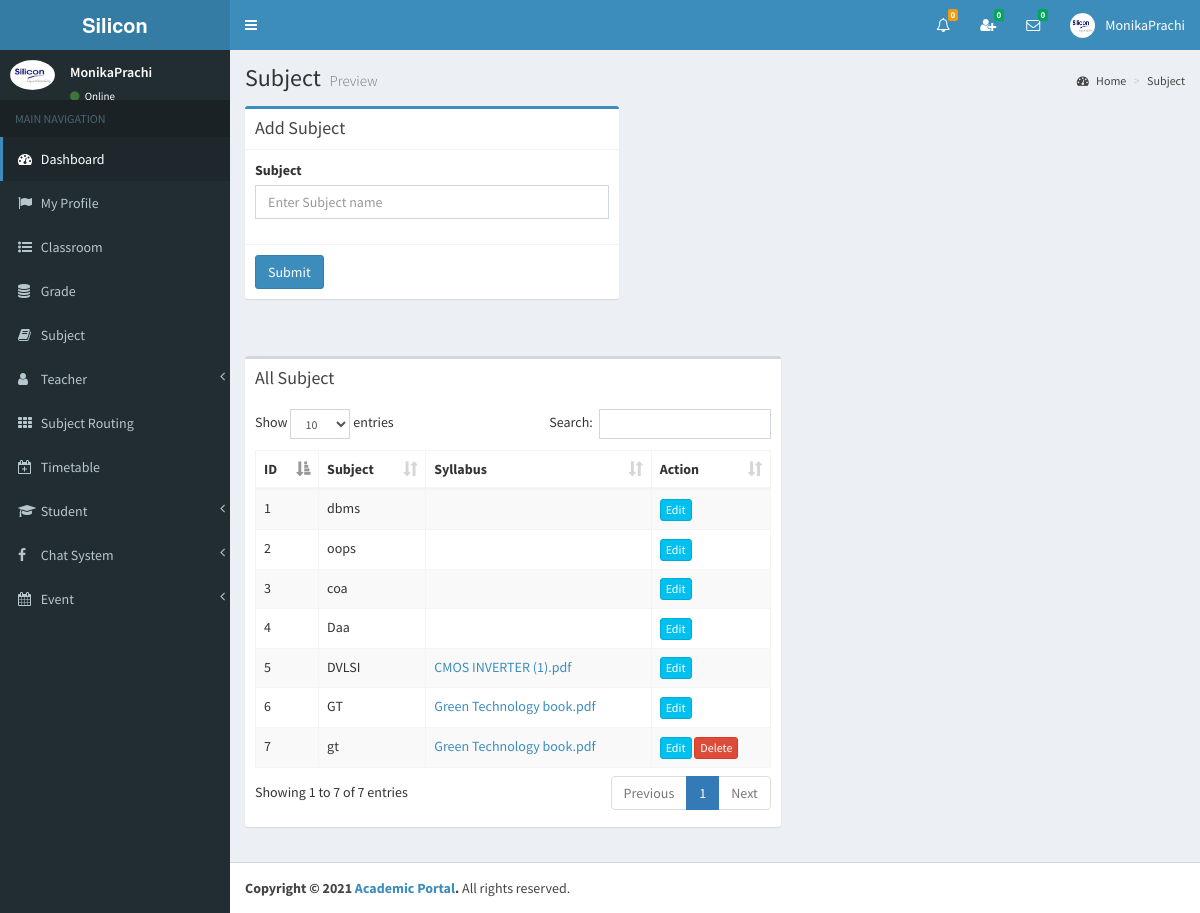
Page /std1/std1/view/subject.php (signed in) on the committed database.
### tables this page shows
CREATE TABLE `subject` (
  `id` int(11) NOT NULL,
  `name` varchar(255) NOT NULL,
  `syllabus` varchar(255) NOT NULL
);

### std1/std1/view/subject.php (the view, shortened to what this page needs)
<?php include_once('head.php'); ?>
<?php include_once('header_admin.php'); ?>
<?php include_once('sidebar.php'); ?>
<div class="content-wrapper">
	<section class="content-header">
		<h1>
            Subject
        	<small>Preview</small>
        </h1>
        <ol class="breadcrumb">
        	<li><a href="#"><i class="fa fa-dashboard"></i> Home</a></li>
            <li><a href="#">Subject</a></li>
        </ol>
	</section>
    <section class="content">
    	<div class="row">
            <div class="col-md-5">
              	<div class="box box-primary">
                	<div class="box-header with-border">
                  		<h3 class="box-title">Add Subject</h3>
                	</div>
                	<form role="form" action="../index.php" method="post">
                  		<div class="box-body">
                    		<div class="form-group" id="divSubject">
                      			<label for="">Subject</label>
                      			<input type="text" class="form-control" id="name" placeholder="Enter Subject name" name="name" autocomplete="off">
                    		</div>
                  		</div>
                  		<div class="box-footer">
							<button type="submit" class="btn btn-primary">Submit</button>
						</div>
					</form>
				</div>
			</div>
		</div>
	</section>
	<section class="content" >
		<div class="row" id="table1">
			<div class="col-md-7">
				<div class="box">
                	<div class="box-header">
						<h3 class="box-title">All Subject</h3>
                	</div>
                	<div class="box-body table-responsive">
                		<table id="example1" class="table table-bordered table-striped">
                    		<thead>
                        		<th>ID</th>
                            	<th>Subject</th>
                            	<th>Syllabus</th>
                            	<th>Action</th>
                        	</thead>
                        	<tbody>
<?php
include_once('../controller/config.php');
$sql="SELECT * FROM subject";
$result=mysqli_query($conn,$sql);
$count = 0;
$cant_remove1=0;
$cant_remove2=0;
$cant_remove3=0;
$cant_remove4=0;
$cant_remove5=0;
$cant_remove6=0;
if(mysqli_num_rows($result) > 0) {
	while($row=mysqli_fetch_assoc($result)){
		$count++;
		$id=$row['id'];
?>
								<tr>
									<td><?php echo $count; ?></td>
               <td id="td1_<?php echo $row['id']; ?>"><?php echo $row['name']; ?></td>
               <td id="td2_<?php echo $row['id']; ?>"><a href="../uploadnotes/<?php echo $row['syllabus']; ?>"><?php echo $row['syllabus']; ?></a></td>
                                	<td>
<?php
$sql1="SELECT * FROM exam_timetable WHERE subject_id='$id'";
$result1=mysqli_query($conn,$sql1);
if(mysqli_num_rows($result1) > 0){
	$cant_remove1=1;
}else{
	$cant_remove1=0;
}
$sql2="SELECT * FROM student_exam WHERE subject_id='$id'";
$result2=mysqli_query($conn,$sql2);
if(mysqli_num_rows($result2) > 0){
	$cant_remove2=1;
}else{
	$cant_remove2=0;
}
$sql3="SELECT * FROM student_payment_history WHERE subject_id='$id'";
$result3=mysqli_query($conn,$sql3);
if(mysqli_num_rows($result3) > 0){
	$cant_remove3=1;
}else{
	$cant_remove3=0;
}
$sql4="SELECT * FROM subject_routing WHERE subject_id='$id'";
$result4=mysqli_query($conn,$sql4);
if(mysqli_num_rows($result4) > 0){
	$cant_remove4=1;
}else{
	$cant_remove4=0;
}
$sql5="SELECT * FROM teacher_salary_history WHERE subject_id='$id'";
$result5=mysqli_query($conn,$sql5);
if(mysqli_num_rows($result5) > 0){
	$cant_remove5=1;
}else{
	$cant_remove5=0;
}
$sql6="SELECT * FROM timetable WHERE subject_id='$id'";
$result6=mysqli_query($conn,$sql6);
if(mysqli_num_rows($result6) > 0){
	$cant_remove6=1;
}else{
	$cant_remove6=0;
}
if($cant_remove1 > 0 || $cant_remove2 > 0 || $cant_remove3 > 0 || $cant_remove4 > 0 || $cant_remove5 > 0 || $cant_remove6 > 0 ){
	echo '<a href="#modalUpdateform" onClick="showModal(this)" class="btn btn-info btn-xs" data-id="'.$id.'" data-toggle="modal">Edit</a>';
}else{
	echo '<a href="#modalUpdateform" onClick="showModal(this)" class="btn btn-info btn-xs" data-id="'.$id.'" data-toggle="modal">Edit</a>';
	echo ' <a href="#" class="confirm-delete btn btn-danger btn-xs"  data-id="'.$id.'">Delete</a>';
}
?>
                            		</td>
                            	</tr>
<?php } } ?>
							</tbody>
						</table>
					</div>
				</div>
			</div>
    	</div>
	</section>
</div>
<?php include_once('footer.php');?>

### std1/std1/view/head.php (shortened to what this page needs)
<!DOCTYPE html>
<html>
<head>
  <link rel="stylesheet" href="../bootstrap/css/bootstrap.min.css">
  <link rel="stylesheet" href="https://cdnjs.cloudflare.com/ajax/libs/font-awesome/4.5.0/css/font-awesome.min.css">
  <link rel="stylesheet" href="https://cdnjs.cloudflare.com/ajax/libs/ionicons/2.0.1/css/ionicons.min.css">
  <link rel="stylesheet" href="../dist/css/AdminLTE.min.css">
  <link rel="stylesheet" href="../dist/css/skins/_all-skins.min.css">
  <link rel="stylesheet" href="../plugins/iCheck/flat/blue.css">
  <link rel="stylesheet" href="../plugins/colorpicker/bootstrap-colorpicker.min.css">
  <link rel="stylesheet" href="../plugins/jvectormap/jquery-jvectormap-1.2.2.css">
  <link rel="stylesheet" href="../plugins/datepicker/datepicker3.css">
  <link rel="stylesheet" href="../plugins/daterangepicker/daterangepicker-bs3.css">
  <link rel="stylesheet" href="../plugins/bootstrap-wysihtml5/bootstrap3-wysihtml5.min.css">
    <link rel="stylesheet" href="../plugins/datatables/dataTables.bootstrap.css">
</head>

### std1/std1/view/header_admin.php (shortened to what this page needs)
<body class="hold-transition skin-blue sidebar-mini" >
<div class="wrapper">
  <header class="main-header" >
    <a href="" class="logo">
      <span class="logo-lg"><strong>Silicon</strong></span>
    </a>
    <nav class="navbar navbar-static-top">
		<a href="#" class="sidebar-toggle" data-toggle="offcanvas" role="button">
       	</a>
		<div class="navbar-custom-menu">
			<ul class="nav navbar-nav">
              <li class="dropdown notifications-menu">
                <a href="#" class="dropdown-toggle" data-toggle="dropdown">
                  <i class="fa fa-bell-o"></i>
<?php
include_once('../controller/config.php');
$my_type=$_SESSION["type"];
if($my_type == 'Admin'){
	$sql1="SELECT COUNT(id) FROM main_notifications WHERE _isread='0'";
	$result1=mysqli_query($conn,$sql1);
	$row1=mysqli_fetch_assoc($result1);
	$notfi_count=$row1['COUNT(id)'];
?>
                  <span class="label label-warning"><?php echo $notfi_count; ?></span>
                </a>
              </li>
<?php }  ?>
<?php
include_once('../controller/config.php');
$my_index=$_SESSION["index_number"];
$my_type=$_SESSION["type"];
$sql="SELECT count(id)
      FROM my_friends
      WHERE my_index='$my_index' AND _status='Pending' AND _isread='0'";
$result=mysqli_query($conn,$sql);
$row=mysqli_fetch_assoc($result);
$unread_count=$row['count(id)'];
?>
              <li class="dropdown messages-menu"  id="friend_request">
              	<a href="#" class="dropdown-toggle" data-toggle="dropdown" onClick="showFriendRequest('<?php echo $my_index; ?>','<?php echo $my_type; ?>')">
                  <i class="fa fa-user-plus"></i>
                  <span class="label label-success"><?php echo $unread_count; ?></span>
                </a>
              </li>
<?php
include_once('../controller/config.php');
$my_index=$_SESSION["index_number"];
$unread_msg_count=0;
$sql="SELECT * FROM my_friends WHERE my_index='$my_index'";
$result=mysqli_query($conn,$sql);
while($row=mysqli_fetch_assoc($result)){
	$friend_index=$row['friend_index'];
	$sql1="SELECT count(id)
		  FROM online_chat
		  WHERE user_index='$friend_index' AND _isread='0'";
	$result1=mysqli_query($conn,$sql1);
	$row1=mysqli_fetch_assoc($result1);
	$unread_msg_count+=$row1['count(id)'];
}
?>
              <li class="dropdown messages-menu" id="unread_msg">
                <a href="#" class="dropdown-toggle" data-toggle="dropdown" >
                  <i class="fa fa-envelope-o"></i>
                  <span class="label label-success"><?php echo $unread_msg_count; ?></span>
                </a>
<?php
include_once('../controller/config.php');
$index=$_SESSION["index_number"];
$type=$_SESSION["type"];
$time='';
$file_path='';
	$sql="SELECT
           DISTINCT conversation_id,friend_index
           FROM
              my_friends
           WHERE
              	my_index='$index'
           ORDER BY
              conversation_id";
	$result=mysqli_query($conn,$sql);
	while($row=mysqli_fetch_assoc($result)){
		$conversation_id=$row['conversation_id'];
		$friend_index=$row['friend_index'];
		$sql3="SELECT * FROM my_friends WHERE conversation_id='$conversation_id' and friend_index='$friend_index'";
		$result3=mysqli_query($conn,$sql3);
		$row3=mysqli_fetch_assoc($result3);
		$friend_type=$row3['friend_type'];
		if($friend_type == "Admin"){
			$sql1="SELECT * FROM admin WHERE index_number='$friend_index'";
			$result1=mysqli_query($conn,$sql1);
			$row1=mysqli_fetch_assoc($result1);
			$friend_name=$row1['i_name'];
			$friend_image=$row1['image_name'];
		}
		if($friend_type == "Teacher"){
			$sql1="SELECT * FROM teacher WHERE index_number='$friend_index'";
			$result1=mysqli_query($conn,$sql1);
			$row1=mysqli_fetch_assoc($result1);
			$friend_name=$row1['i_name'];
			$friend_image=$row1['image_name'];
		}
		if($friend_type == "Student"){
			$sql1="SELECT * FROM student WHERE index_number='$friend_index'";
			$result1=mysqli_query($conn,$sql1);
			$row1=mysqli_fetch_assoc($result1);
			$friend_name=$row1['i_name'];
			$friend_image=$row1['image_name'];
		}
		$sql2="SELECT * FROM online_chat WHERE conversation_id='$conversation_id' ORDER BY id DESC LIMIT 1";
		$result2=mysqli_query($conn,$sql2);
		while($row2=mysqli_fetch_assoc($result2)){
			$last_msg=$row2['msg'];
			$msg_time=$row2['time'];
			$datetime1 = new DateTime($msg_time);
			$datetime2 = new DateTime();
			$interval = $datetime1->diff($datetime2);
			$year = $interval->format('%y y ');
			$month = $interval->format('%m m ');
			$days = $interval->format('%a d');
			$hours = $interval->format('%h h');
			$minutes = $interval->format('%i mins');
			$seconds = $interval->format('%s sec');
			if($year>0){
				$time=$year;
			}else if($month>0){
				$time=$month;
			}else if($days>0){
				$time=$days;
			}else if($hours>0){
				$time=$hours;
			}else if($minutes>0){
				$time=$minutes;
			}else{
				$time=$seconds;
			}
			if($type=="Admin"){
				$file_path="my_friends.php?do=showChatBox&my_index=$index&conversation_id=$conversation_id&friend_index=$friend_index&my_type=$type";
			}
			if($type=="Teacher"){
				$file_path="my_friends2.php?do=showChatBox&my_index=$index&conversation_id=$conversation_id&friend_index=$friend_index&my_type=$type";
			}
			if($type=="Student"){
				$file_path="my_friends1.php?do=showChatBox&my_index=$index&conversation_id=$conversation_id&friend_index=$friend_index&my_type=$type";
			}
?>
                      <li>
                        <a href="<?php echo $file_path; ?>" onClick="msgRead('<?php echo $index; ?>','<?php echo $conversation_id; ?>','<?php echo $friend_index; ?>','<?php echo $type; ?>')">
                          <div class="pull-left">
                            <img src="../<?php echo $friend_image; ?>" class="img-circle" alt="User Image">
                          </div>
                          <h4>
                            <?php echo $friend_name; ?>
                            <small><i class="fa fa-clock-o"></i> <?php echo $time; ?></small>
                          </h4>
                          <p><?php echo $last_msg; ?></p>
                        </a>
                      </li>
 <?php } } ?>
              </li>
<?php
include_once('../controller/config.php');
if($type=="Admin"){
	$sql="SELECT * FROM admin where index_number='$index'";
	$result=mysqli_query($conn,$sql);
	$row=mysqli_fetch_assoc($result);
}
?>
            	<li class="dropdown user user-menu">
                    <a href="#" class="dropdown-toggle" data-toggle="dropdown">
                      <img src="../<?php echo $row['image_name']; ?>" class="user-image" alt="User Image">
                      <span class="hidden-xs"><?php echo $row['i_name']; ?></span>
                    </a>
              </li>
            </ul>
        </div>
	</nav>
  </header>

### std1/std1/view/sidebar.php (shortened to what this page needs)
  <aside class="main-sidebar">
    <section class="sidebar">
<?php
include_once('../controller/config.php');
$index=$_SESSION["index_number"];
$sql="SELECT * FROM admin WHERE index_number='$index'";
$result=mysqli_query($conn,$sql);
$row=mysqli_fetch_assoc($result);
$name=$row['i_name'];
$image=$row['image_name'];
?>
      <div class="user-panel">
      	<div class="pull-left image">
        	<img src="../<?php echo $image; ?>" class="img-circle" alt="User Image">
        </div>
        <div class="pull-left info">
        	<p><?php echo $name; ?></p>
            <a href="#"><i class="fa fa-circle text-success"></i> Online</a>
        </div>
      </div>
      <ul class="sidebar-menu">
        <li class="header">MAIN NAVIGATION</li>
        <li class="active treeview">
          <a href="dashboard.php">
            <i class="fa fa-dashboard"></i> <span>Dashboard</span>
          </a>
        </li>
         <li>
          <a href="admin_profile.php">
            <i class="fa fa-flag"></i> <span>My Profile</span>
          </a>
        </li>
        <li>
          <a href="class_room.php">
            <i class="fa fa-list-ul"></i> <span>Classroom</span>
          </a>
        </li>
        <li>
          <a href="grade.php">
            <i class="fa fa-database"></i> <span>Grade</span>
          </a>
        </li>
        <li>
          <a href="subject.php">
            <i class="fa fa-book"></i> <span>Subject</span>
          </a>
        </li>
        <li class="treeview">
          <a href="#">
            <i class="fa fa-user" aria-hidden="true"></i>
            <span>Teacher</span>
            <span class="pull-right-container">
              <i class="fa fa-angle-left pull-right"></i>
            </span>
          </a>
        </li>
        <li>
          <a href="subject_routing.php">
            <i class="fa fa-th"></i> <span>Subject Routing</span>
          </a>
        </li>
        <li>
          <a href="timetable.php">
            <i class="fa fa-calendar-plus-o"></i> <span>Timetable</span>
          </a>
        </li>
        <li class="treeview">
          <a href="#">
            <i class="fa fa-graduation-cap"></i>
            <span>Student</span>
            <span class="pull-right-container">
              <i class="fa fa-angle-left pull-right"></i>
            </span>
          </a>
        </li>
        <li class="treeview">
          <a href="#">
            <i class="fa fa-facebook"></i>
            <span>Chat System</span>
            <span class="pull-right-container">
              <i class="fa fa-angle-left pull-right"></i>
            </span>
          </a>
        </li>
        <li class="treeview">
          <a href="#">
            <i class="fa fa-calendar"></i>
            <span>Event</span>
            <span class="pull-right-container">
              <i class="fa fa-angle-left pull-right"></i>
            </span>
          </a>
        </li>
      </ul>
    </section>
  </aside>

### std1/std1/view/footer.php (shortened to what this page needs)
	<footer class="main-footer">
        <strong>Copyright &copy; 2021 <a href="">Academic Portal</a>.</strong> All rights reserved.
     </footer>
  </body>
</html>

### std1/std1/view/subject.php (style rules this page uses)
body { overflow-y:scroll; }

### rows in the picture
subject: name "dbms"
subject: name "oops"
subject: name "coa"
subject: name "Daa"
subject: name "DVLSI", syllabus "CMOS INVERTER (1).pdf"
subject: name "GT", syllabus "Green Technology book.pdf"
subject: name "gt", syllabus "Green Technology book.pdf"

### other values in the picture
$notfi_count "0"
$unread_count "0"
$unread_msg_count "0"
$row['i_name'] "MonikaPrachi"
$name "MonikaPrachi"
